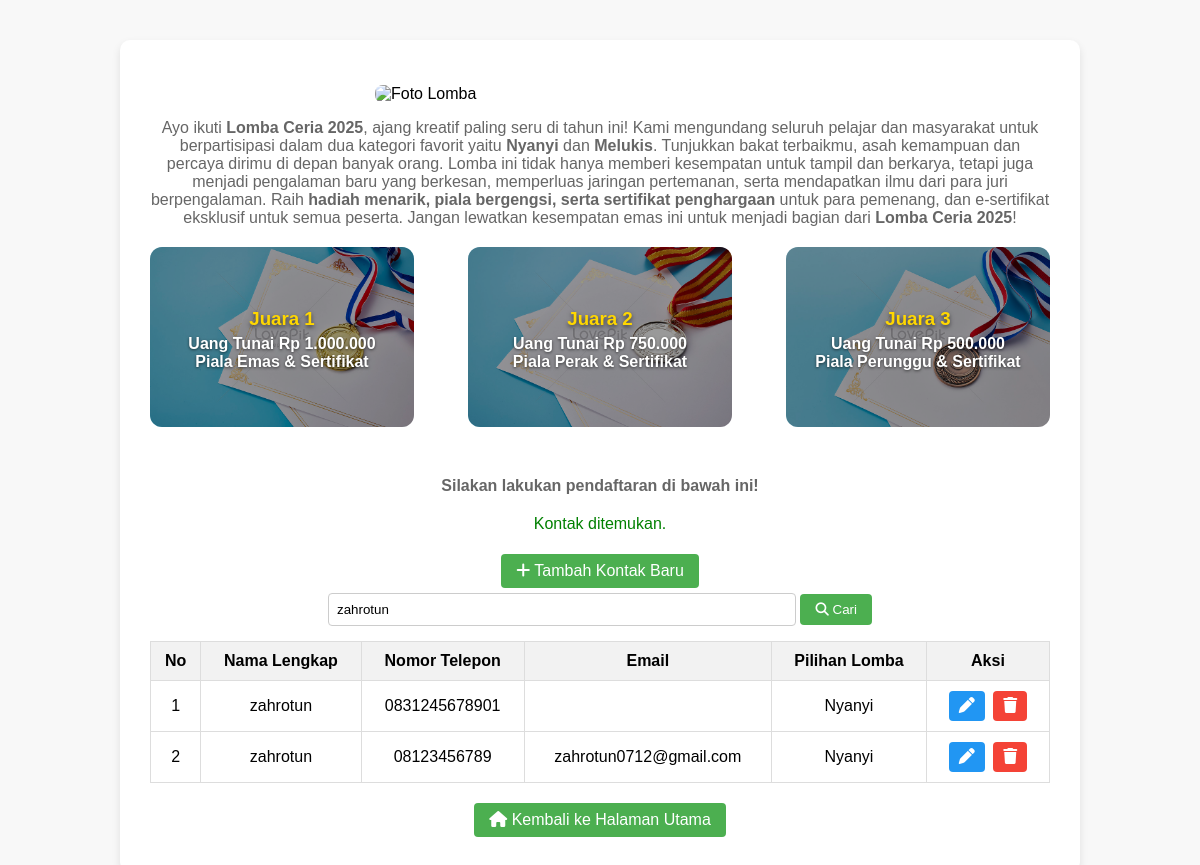
The page /index.php?cari=zahrotun on the database its author committed.
### tables this page shows
CREATE TABLE `pendaftaran` (
  `id_pendaftaran` int(10) UNSIGNED NOT NULL,
  `nama_lengkap` varchar(100) NOT NULL,
  `nomor_telepon` varchar(13) NOT NULL,
  `email` varchar(100) DEFAULT NULL,
  `pilihan_lomba` enum('Nyanyi','Melukis') NOT NULL,
  `created_at` timestamp NOT NULL DEFAULT current_timestamp(),
  `updated_at` timestamp NOT NULL DEFAULT current_timestamp() ON UPDATE current_timestamp()
);

### index.php (the view, shortened to what this page needs)
<?php
include 'koneksi.php';
$cari = "";
if (isset($_GET['cari'])) {
    $cari = $_GET['cari'];
}
$sql = "SELECT * FROM pendaftaran";
if ($cari != "") {
    $sql .= " WHERE nama_lengkap LIKE '%$cari%'";
}
$result = $conn->query($sql);
?>
<!DOCTYPE html>
<html>
<head>
    <link rel="stylesheet" href="https://cdnjs.cloudflare.com/ajax/libs/font-awesome/6.5.0/css/all.min.css">
</head>
<body>
<div class="container">
    <img src="imeg/ChatGPT Image 21 Sep 2025, 16.44.26.png" alt="Foto Lomba" class="lomba">
<p class="deskripsi">
    Ayo ikuti <b>Lomba Ceria 2025</b>, ajang kreatif paling seru di tahun ini!
    Kami mengundang seluruh pelajar dan masyarakat untuk berpartisipasi dalam dua kategori favorit yaitu
    <b>Nyanyi</b> dan <b>Melukis</b>.
    Tunjukkan bakat terbaikmu, asah kemampuan dan percaya dirimu di depan banyak orang.
    Lomba ini tidak hanya memberi kesempatan untuk tampil dan berkarya, tetapi juga menjadi pengalaman baru
    yang berkesan, memperluas jaringan pertemanan, serta mendapatkan ilmu dari para juri berpengalaman.
    Raih <b>hadiah menarik, piala bergengsi, serta sertifikat penghargaan</b> untuk para pemenang,
    dan e-sertifikat eksklusif untuk semua peserta.
    Jangan lewatkan kesempatan emas ini untuk menjadi bagian dari <b>Lomba Ceria 2025</b>!
</p>
    <div class="hadiah">
        <div class="item juara1">
            <h3>Juara 1</h3>
            <p><b>Uang Tunai Rp 1.000.000</b><br>Piala Emas & Sertifikat</p>
        </div>
        <div class="item juara2">
            <h3>Juara 2</h3>
            <p><b>Uang Tunai Rp 750.000</b><br>Piala Perak & Sertifikat</p>
        </div>
        <div class="item juara3">
            <h3>Juara 3</h3>
            <p><b>Uang Tunai Rp 500.000</b><br>Piala Perunggu & Sertifikat</p>
        </div>
    </div>
    <p class="deskripsi"><b>Silakan lakukan pendaftaran di bawah ini!</b></p>
    <?php
    if ($cari != "") {
        if ($result->num_rows > 0) {
            echo "<p class='msg-green'>Kontak ditemukan.</p>";
        } else {
            echo "<p class='msg-red'>Kontak tidak ditemukan.</p>";
        }
    }
    ?>
    <div style="text-align:center;">
        <a href="tambah.php" class="button"><i class="fa fa-plus"></i> Tambah Kontak Baru</a>
    </div>
    <div class="search-box">
        <form method="get" style="display:inline;">
            <input type="text" name="cari" placeholder="Cari Nama" value="<?php echo htmlspecialchars($cari); ?>">
            <button type="submit"><i class="fa fa-search"></i> Cari</button>
        </form>
    </div>
    <table>
        <tr>
            <th>No</th>
            <th>Nama Lengkap</th>
            <th>Nomor Telepon</th>
            <th>Email</th>
            <th>Pilihan Lomba</th>
            <th>Aksi</th>
        </tr>
        <?php
        if ($result->num_rows > 0) {
            $no = 1;
            while ($row = $result->fetch_assoc()) {
                echo "<tr>
                    <td>".$no++."</td>
                    <td>".$row['nama_lengkap']."</td>
                    <td>".$row['nomor_telepon']."</td>
                    <td>".$row['email']."</td>
                    <td>".$row['pilihan_lomba']."</td>
                    <td>
                        <a href='edit.php?id=".$row['id_pendaftaran']."' class='icon-btn edit-btn' title='Edit'>
                            <i class='fa fa-pen'></i>
                        </a>
                        <a href='hapus.php?id=".$row['id_pendaftaran']."' class='icon-btn delete-btn' title='Hapus' onclick=\"return confirm('Apakah Anda yakin ingin menghapus kontak ini?');\">
                            <i class='fa fa-trash'></i>
                        </a>
                    </td>
                </tr>";
            }
        } else {
            if ($cari == "") {
                echo "<tr><td colspan='6'>Daftar kontak masih kosong. Silakan tambah kontak baru.</td></tr>";
            } else {
                echo "<tr><td colspan='6'>Kontak tidak ditemukan.</td></tr>";
            }
        }
        ?>
    </table>
    <?php if ($cari != ""): ?>
        <div style="text-align:center; margin-top:15px;">
            <a href="index.php" class="button"><i class="fa fa-home"></i> Kembali ke Halaman Utama</a>
        </div>
    <?php endif; ?>
</div>
</body>
</html>

### index.php (style rules this page uses)
body { font-family: Arial, sans-serif; background-color: #f8f8f8; margin: 0; padding: 0; }
.container { max-width: 900px; margin: 40px auto; background: #fff; padding: 30px; border-radius: 10px; box-shadow: 0 4px 8px rgba(0,0,0,0.1); }
img.lomba { display: block; margin: 15px auto; max-width: 50%; border-radius: 8px; }
p.deskripsi { text-align: center; margin-bottom: 20px; color: #666; }
.hadiah { display: flex; justify-content: space-between; flex-wrap: wrap; margin-bottom: 50px; }
.hadiah .item { width: 26%; min-height: 150px; position: relative; border-radius: 12px; overflow: hidden; text-align: center; color: #fff; padding: 15px; display: flex; flex-direction: column; justify-content: center; align-items: center; background-size: cover; background-position: center; }
.hadiah .item::before { content: ""; position: absolute; inset: 0; background: rgba(0,0,0,0.4); z-index: 0; }
.hadiah .item > * { position: relative; z-index: 1; }
.hadiah .item h3 { margin: 5px 0; color: #FFD700; text-shadow: 0 2px 4px rgba(0,0,0,0.6); }
.hadiah .item p { margin: 0; font-weight: bold; text-shadow: 0 1px 3px rgba(0,0,0,0.6); }
.juara1 { background-image: url('imeg/juara11.jpg'); }
.juara2 { background-image: url('imeg/juara2.jpg'); }
.juara3 { background-image: url('imeg/juara3.jpg'); }
.button { display: inline-block; padding: 8px 15px; background: #4CAF50; color: #fff; text-decoration: none; border-radius: 4px; margin: 5px 0; }
.search-box { text-align: center; margin-bottom: 15px; }
.search-box input[type=text] { padding: 8px; width: 50%; border: 1px solid #ccc; border-radius: 4px; }
.search-box button { padding: 8px 15px; background: #4CAF50; color: #fff; border: none; border-radius: 4px; cursor: pointer; }
table { border-collapse: collapse; width: 100%; margin-top: 15px; }
th, td { border: 1px solid #ddd; padding: 10px; text-align: center; }
th { background-color: #f2f2f2; }
.icon-btn { display: inline-block; padding: 6px 10px; border-radius: 4px; color: #fff; text-decoration: none; margin: 0 2px; }
.edit-btn { background-color: #2196F3; }
.delete-btn { background-color: #f44336; }
.msg-green { color: green; text-align: center; }

### rows shown on the page
pendaftaran: nama_lengkap "zahrotun", nomor_telepon "0831245678901", pilihan_lomba "Nyanyi"
pendaftaran: nama_lengkap "zahrotun", nomor_telepon "08123456789", email "zahrotun0712@gmail.com", pilihan_lomba "Nyanyi"
